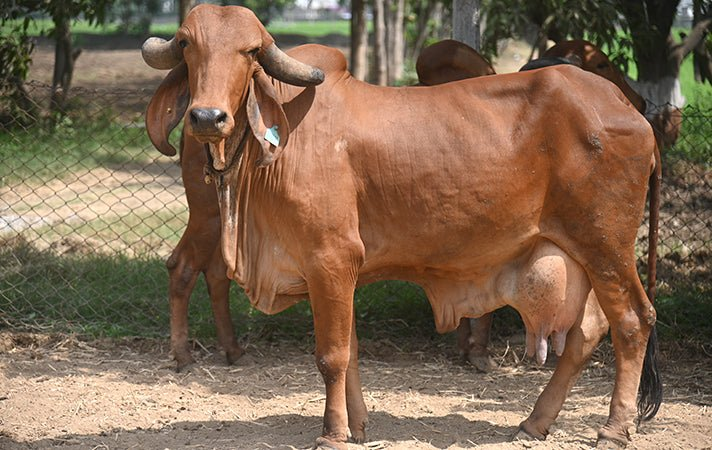
#> input picture dataset/gir-cow-1.jpg, 712 x 450 px
$ python prepare_dataset.py
#> lines starting #> are read from the running program, lines starting #| are printed output that depends on the picture
"""Prepare dataset: organize images into breed folders and generate augmented copies."""
import os, shutil, random
import numpy as np
from PIL import Image, ImageEnhance, ImageOps

random.seed(42)
np.random.seed(42)

BASE_DIR = os.path.dirname(os.path.dirname(os.path.abspath(__file__)))
DATASET_DIR = os.path.join(BASE_DIR, 'dataset')
PROCESSED_DIR = os.path.join(BASE_DIR, 'processed_dataset')

BREED_MAPPING = {
    'gir-cow-1.jpg': 'Gir',
    'Jaffarabadi_1.jpg': 'Jaffarabadi',
    'Murrah-Buffalo.jpg': 'Murrah',
    'red_sindhi_bull_1.jpg': 'Red_Sindhi',
    'Sahiwal_1.jpg': 'Sahiwal',
}

def augment_image(image):
    """Return list of (name, augmented_image) tuples."""
    augs = [('original', image.copy()), ('hflip', ImageOps.mirror(image))]
    for angle in [15, 30, 45, -15, -30]:
        augs.append((f'rot_{angle}', image.rotate(angle, resample=Image.BICUBIC, expand=True, fillcolor=(128,128,128))))
    for factor in [0.7, 0.85, 1.15, 1.3]:
        augs.append((f'bright_{factor}', ImageEnhance.Brightness(image).enhance(factor)))
    for factor in [0.8, 1.2]:
        augs.append((f'contrast_{factor}', ImageEnhance.Contrast(image).enhance(factor)))
        augs.append((f'sat_{factor}', ImageEnhance.Color(image).enhance(factor)))
    return augs

def main():
    if os.path.exists(PROCESSED_DIR):
        shutil.rmtree(PROCESSED_DIR)
    os.makedirs(PROCESSED_DIR)

    for image_file, breed in BREED_MAPPING.items():
        src = os.path.join(DATASET_DIR, image_file)
        if not os.path.exists(src):
            print(f"Warning: {src} not found")
            continue
        print(f"\nProcessing: {image_file} -> {breed}")
        with Image.open(src) as img:
#> img is the input picture: PIL image 712x450 RGB; mean R, G, B 129.7, 104.7, 81.6
            img = img.convert('RGB').resize((224, 224), Image.LANCZOS)
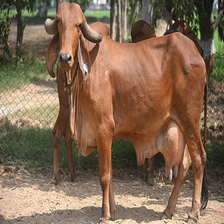
#> img: PIL image 224x224 RGB; mean R, G, B 129.7, 104.7, 81.6
            samples = augment_image(img)
#> after the loop in augment_image, `for angle in [15, 30, 45, -15, -30]:`: augs = 7 items
#> after the loop in augment_image, `for factor in [0.7, 0.85, 1.15, 1.3]:`: augs = 11 items
#> after the loop in augment_image, `for factor in [0.8, 1.2]:`: augs = 15 items
#> samples = 15 items
            # Add extra random variations
            for i in range(30):
                aug = img.copy()
                if np.random.random() > 0.3:
                    aug = aug.rotate(np.random.uniform(-40, 40), resample=Image.BICUBIC, expand=True, fillcolor=(128,128,128))
                if np.random.random() > 0.5:
                    aug = ImageOps.mirror(aug)
                if np.random.random() > 0.3:
                    aug = ImageEnhance.Brightness(aug).enhance(np.random.uniform(0.6, 1.4))
                if np.random.random() > 0.3:
                    aug = ImageEnhance.Contrast(aug).enhance(np.random.uniform(0.7, 1.3))
                if np.random.random() > 0.3:
                    aug = ImageEnhance.Color(aug).enhance(np.random.uniform(0.6, 1.4))
                samples.append((f'custom_{i}', aug.copy()))
#> this loop made 30 passes
#> pass 1, in main, `aug = ImageEnhance.Brightness(aug).enhance(np.random.uniform(0.6, 1.4))`:
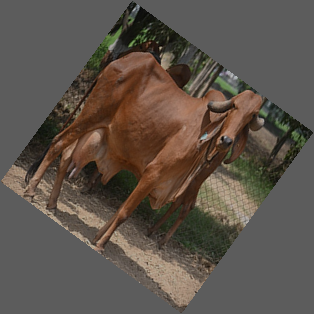
#> aug: PIL image 314x314 RGB; mean R, G, B 92.6, 83.4, 74.8
#> after the loop:
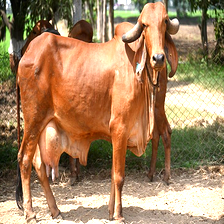
#> aug: PIL image 224x224 RGB; mean R, G, B 164.7, 131.8, 96.8
#> after the loop, samples = 45 items

            random.shuffle(samples)
            num_val = max(1, int(len(samples) * 0.2))
#> num_val = 9
            val_samples, train_samples = samples[:num_val], samples[num_val:]

            train_dir = os.path.join(PROCESSED_DIR, 'train', breed)
            val_dir = os.path.join(PROCESSED_DIR, 'val', breed)
            os.makedirs(train_dir, exist_ok=True)
            os.makedirs(val_dir, exist_ok=True)

            base = image_file.replace('.jpg', '')
            for idx, (name, aug_img) in enumerate(train_samples):
                aug_img.resize((224, 224), Image.LANCZOS).save(os.path.join(train_dir, f'{base}_{name}_{idx}.jpg'), 'JPEG', quality=95)
#> this loop made 36 passes
#> name on passes 1 to 12: 'rot_30', 'custom_18', 'rot_45', 'custom_29', 'custom_9', 'contrast_0.8', 'custom_16', 'custom_11', 'custom_23', 'custom_24', 'custom_14', 'contrast_1.2'
#> pass 1, in main, `aug_img.resize((224, 224), Image.LANCZOS).save(os.path.join(train_dir,..`:
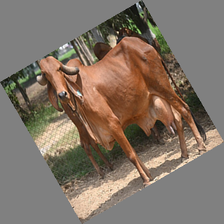
#> saved as gir-cow-1_rot_30_0.jpg: PIL image 224x224 RGB; mean R, G, B 128.6, 115.2, 102.9
#> pass 2, in main, `aug_img.resize((224, 224), Image.LANCZOS).save(os.path.join(train_dir,..`:
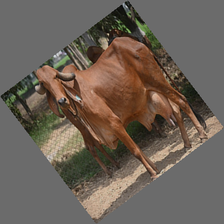
#> saved as gir-cow-1_custom_18_1.jpg: PIL image 224x224 RGB; mean R, G, B 107.6, 96.9, 87
            for idx, (name, aug_img) in enumerate(val_samples):
                aug_img.resize((224, 224), Image.LANCZOS).save(os.path.join(val_dir, f'{base}_{name}_{idx}.jpg'), 'JPEG', quality=95)
#> this loop made 9 passes
#> pass 1, in main, `aug_img.resize((224, 224), Image.LANCZOS).save(os.path.join(val_dir, f..`:
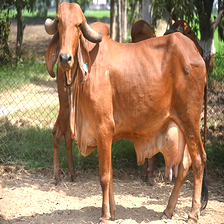
#> saved as gir-cow-1_custom_3_0.jpg: PIL image 224x224 RGB; mean R, G, B 156.8, 126.7, 96.7
#> pass 2, in main, `aug_img.resize((224, 224), Image.LANCZOS).save(os.path.join(val_dir, f..`:
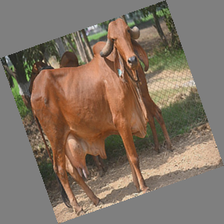
#> saved as gir-cow-1_custom_6_1.jpg: PIL image 224x224 RGB; mean R, G, B 129.5, 114.1, 99.8
            print(f"  Train: {len(train_samples)}, Val: {len(val_samples)}")
#|   Train: 36, Val: 9
#> pass 2 of the loop in main, `for image_file, breed in BREED_MAPPING.items():`:
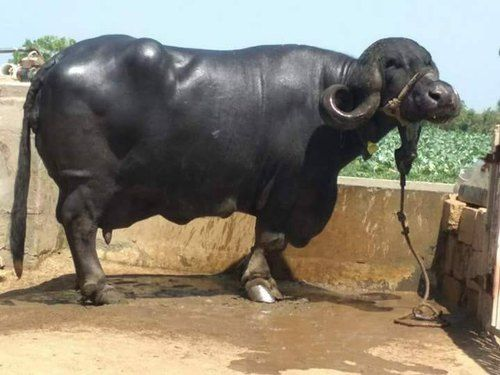
#> input picture dataset/Jaffarabadi_1.jpg, 500 x 375 px
#> in main, img is the input picture: PIL image 500x375 RGB; mean R, G, B 135.5, 127.9, 112.7
#> in main, `img = img.convert('RGB').resize((224, 224), Image.LANCZOS)`:
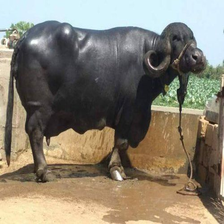
#> img: PIL image 224x224 RGB; mean R, G, B 135.5, 127.9, 112.7
#> in main, `samples = augment_image(img)`: samples = 15 items
#> after the loop in main, `for i in range(30):`:
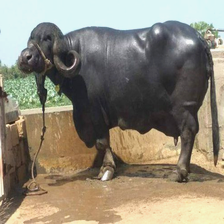
#> aug: PIL image 224x224 RGB; mean R, G, B 142.5, 135.1, 118.7
#> after the loop in main, `for i in range(30):`: samples = 45 items
#> the loop in main, `for idx, (name, aug_img) in enumerate(train_samples):` made 36 passes
#> the loop in main, `for idx, (name, aug_img) in enumerate(val_samples):` made 9 passes
#|   Train: 36, Val: 9
#> pass 3 of the loop in main, `for image_file, breed in BREED_MAPPING.items():`:
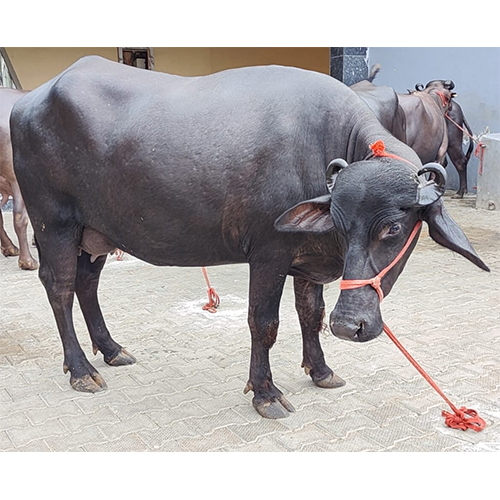
#> input picture dataset/Murrah-Buffalo.jpg, 500 x 500 px
#> in main, img is the input picture: PIL image 500x500 RGB; mean R, G, B 175.6, 171.7, 172.6
#> img: PIL image 224x224 RGB
#> in main, `samples = augment_image(img)`: samples = 15 items
#> after the loop in main, `for i in range(30):`:
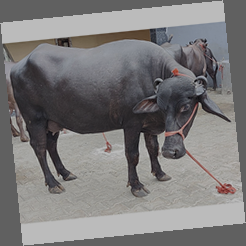
#> aug: PIL image 246x246 RGB; mean R, G, B 123.4, 121.8, 122
#> after the loop in main, `for i in range(30):`: samples = 45 items
#> the loop in main, `for idx, (name, aug_img) in enumerate(train_samples):` made 36 passes
#> the loop in main, `for idx, (name, aug_img) in enumerate(val_samples):` made 9 passes
#> pass 2, in main, `aug_img.resize((224, 224), Image.LANCZOS).save(os.path.join(val_dir, f..`:
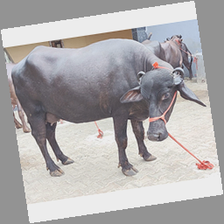
#> saved as Murrah-Buffalo_custom_9_1.jpg: PIL image 224x224 RGB; mean R, G, B 174.6, 171.9, 172.6
#|   Train: 36, Val: 9
#> the loop made 5 passes; the first 3 are shown

    print("\nDataset preparation complete!")
    total_train = total_val = 0
#> total_train = 0; total_val = 0
    for split in ['train', 'val']:
        split_dir = os.path.join(PROCESSED_DIR, split)
        for breed in sorted(os.listdir(split_dir)):
            count = len([f for f in os.listdir(os.path.join(split_dir, breed)) if f.endswith('.jpg')])
            if split == 'train': total_train += count
            else: total_val += count
            print(f"  {split}/{breed}: {count}")
#> pass 2 of the loop in main, `for split in ['train', 'val']:`:
    print(f"\nTotal train: {total_train}, Total val: {total_val}, Total: {total_train + total_val}")

if __name__ == '__main__':
    main()
